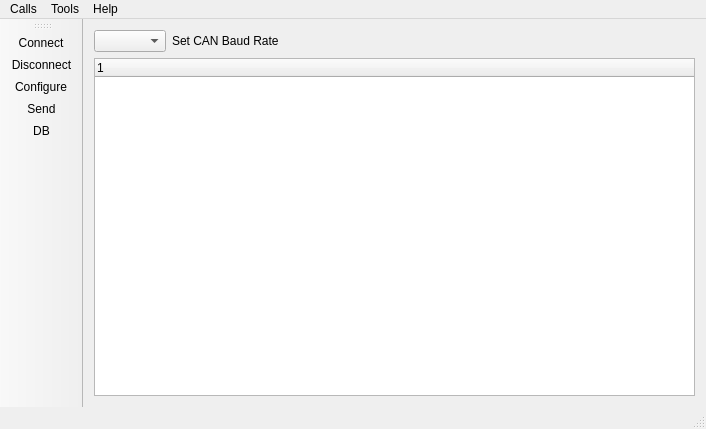
<?xml version="1.0" encoding="UTF-8"?>
<ui version="4.0">
 <class>MainWindow</class>
 <widget class="QMainWindow" name="MainWindow">
  <property name="geometry">
   <rect>
    <x>0</x>
    <y>0</y>
    <width>706</width>
    <height>429</height>
   </rect>
  </property>
  <property name="windowTitle">
   <string>Simple Open CANanalysis</string>
  </property>
  <widget class="QWidget" name="centralWidget">
   <layout class="QGridLayout" name="gridLayout">
    <item row="0" column="0">
     <widget class="QComboBox" name="baudRateComboBox">
      <property name="sizePolicy">
       <sizepolicy hsizetype="Fixed" vsizetype="Fixed">
        <horstretch>0</horstretch>
        <verstretch>0</verstretch>
       </sizepolicy>
      </property>
      <property name="frame">
       <bool>true</bool>
      </property>
     </widget>
    </item>
    <item row="0" column="1">
     <widget class="QLabel" name="CANbaudratelabel">
      <property name="text">
       <string>Set CAN Baud Rate</string>
      </property>
     </widget>
    </item>
    <item row="1" column="0" colspan="2">
     <widget class="QTreeWidget" name="treeWidget">
      <property name="enabled">
       <bool>true</bool>
      </property>
      <column>
       <property name="text">
        <string notr="true">1</string>
       </property>
      </column>
     </widget>
    </item>
   </layout>
  </widget>
  <widget class="QMenuBar" name="menuBar">
   <property name="geometry">
    <rect>
     <x>0</x>
     <y>0</y>
     <width>706</width>
     <height>27</height>
    </rect>
   </property>
   <widget class="QMenu" name="menuCalls">
    <property name="title">
     <string>Calls</string>
    </property>
    <addaction name="actionConnect"/>
    <addaction name="actionDisconnect"/>
    <addaction name="separator"/>
    <addaction name="actionQuit"/>
   </widget>
   <widget class="QMenu" name="menuTools">
    <property name="title">
     <string>Tools</string>
    </property>
    <addaction name="actionConfigure"/>
    <addaction name="actionDB"/>
   </widget>
   <widget class="QMenu" name="menuHelp">
    <property name="title">
     <string>Help</string>
    </property>
    <addaction name="actionAbout"/>
    <addaction name="actionAboutQt"/>
   </widget>
   <addaction name="menuCalls"/>
   <addaction name="menuTools"/>
   <addaction name="menuHelp"/>
  </widget>
  <widget class="QToolBar" name="mainToolBar">
   <attribute name="toolBarArea">
    <enum>LeftToolBarArea</enum>
   </attribute>
   <attribute name="toolBarBreak">
    <bool>false</bool>
   </attribute>
   <addaction name="actionConnect"/>
   <addaction name="actionDisconnect"/>
   <addaction name="actionConfigure"/>
   <addaction name="actionSend"/>
   <addaction name="actionDB"/>
  </widget>
  <widget class="QStatusBar" name="statusBar"/>
  <action name="actionAbout">
   <property name="text">
    <string>&amp;About</string>
   </property>
   <property name="toolTip">
    <string>About program</string>
   </property>
   <property name="shortcut">
    <string>Alt+A</string>
   </property>
  </action>
  <action name="actionAboutQt">
   <property name="text">
    <string>About Qt</string>
   </property>
  </action>
  <action name="actionConnect">
   <property name="icon">
    <iconset resource="terminal.qrc">
     <normaloff>:/images/connect.png</normaloff>:/images/connect.png</iconset>
   </property>
   <property name="text">
    <string>C&amp;onnect</string>
   </property>
   <property name="toolTip">
    <string>Connect to serial port</string>
   </property>
   <property name="shortcut">
    <string>Ctrl+O</string>
   </property>
  </action>
  <action name="actionDisconnect">
   <property name="icon">
    <iconset resource="terminal.qrc">
     <normaloff>:/images/disconnect.png</normaloff>:/images/disconnect.png</iconset>
   </property>
   <property name="text">
    <string>&amp;Disconnect</string>
   </property>
   <property name="toolTip">
    <string>Disconnect from serial port</string>
   </property>
   <property name="shortcut">
    <string>Ctrl+D</string>
   </property>
  </action>
  <action name="actionConfigure">
   <property name="icon">
    <iconset resource="terminal.qrc">
     <normaloff>:/images/settings.png</normaloff>:/images/settings.png</iconset>
   </property>
   <property name="text">
    <string>&amp;Configure</string>
   </property>
   <property name="toolTip">
    <string>Configure serial port</string>
   </property>
   <property name="shortcut">
    <string>Alt+C</string>
   </property>
  </action>
  <action name="actionDB">
   <property name="icon">
    <iconset resource="terminal.qrc">
     <normaloff>:/images/canDBnot.png</normaloff>
     <normalon>:/images/canDBnot.png</normalon>:/images/canDBnot.png</iconset>
   </property>
   <property name="text">
    <string>D&amp;B</string>
   </property>
   <property name="iconText">
    <string>DB</string>
   </property>
   <property name="toolTip">
    <string>Open CAN data bank</string>
   </property>
   <property name="shortcut">
    <string>Ctrl+D</string>
   </property>
  </action>
  <action name="actionQuit">
   <property name="icon">
    <iconset resource="terminal.qrc">
     <normaloff>:/images/application-exit.png</normaloff>:/images/application-exit.png</iconset>
   </property>
   <property name="text">
    <string>&amp;Quit</string>
   </property>
   <property name="shortcut">
    <string>Ctrl+Q</string>
   </property>
  </action>
  <action name="actionSend">
   <property name="icon">
    <iconset>
     <normalon>:/images/sendmessage.png</normalon>
    </iconset>
   </property>
   <property name="text">
    <string>Send</string>
   </property>
   <property name="toolTip">
    <string>&lt;html&gt;&lt;head/&gt;&lt;body&gt;&lt;p&gt;Send new CAN message&lt;br/&gt;&lt;/p&gt;&lt;/body&gt;&lt;/html&gt;</string>
   </property>
   <property name="shortcut">
    <string>Alt+E</string>
   </property>
  </action>
 </widget>
 <layoutdefault spacing="6" margin="11"/>
 <tabstops>
  <tabstop>treeWidget</tabstop>
  <tabstop>baudRateComboBox</tabstop>
 </tabstops>
 <resources>
  <include location="terminal.qrc"/>
 </resources>
 <connections/>
</ui>
